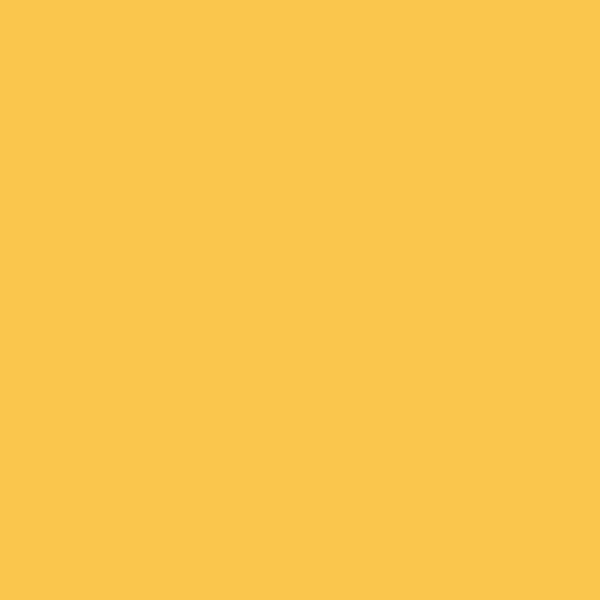
#> input picture images/blank.png, 600 x 600 px, found by its file name
$ python sigilLayouts.py
#> lines starting #> are read from the running program, lines starting #| are printed output that depends on the picture
##sigilLayouts.py Bea Shakow 2022

import os
import shelve
import numpy as np

from PIL import Image, ImageDraw, ImageFont

path = os.path.dirname(__file__)+"\\images\\"

back = Image.open(path+"blank.png")
#> back is the input picture: PIL image 600x600 RGB; mean R, G, B 250, 198, 77

draw = ImageDraw.Draw(back)

## set up the set into a list
set="abcdefghijklmnopqrstuvwxyz0123456789".upper()
list = []
for i in set:
    list.append(i)

print(len(list))

filePath="layouts.txt"
fontSize = 100
canX = 600
canY = 600
leng = fontSize
startX = leng/2
startY = leng/2+10
lineWidth = 10
layout={}


myFont = ImageFont.truetype(os.path.dirname(__file__)+"\\fonts\\aloeVera.ttf", size=fontSize)
# [45 lines of commented-out code are left out]


count = 0
for y in range(int(canY/leng)):
    for x in range(int(canX/leng)):
        if (count >= len(set)):
            break
        pos = (int(x*leng+startX), int(y*leng+startY))
        draw.text(pos, list[count], fill=(255, 0, 0), anchor="mm", font=myFont)
        layout[list[count]] = pos
        count +=1
#> after the loop, count = 36; layout = 36 items

# [13 lines of commented-out code are left out]


print(layout)
#> (printed output is left out)
back.show()
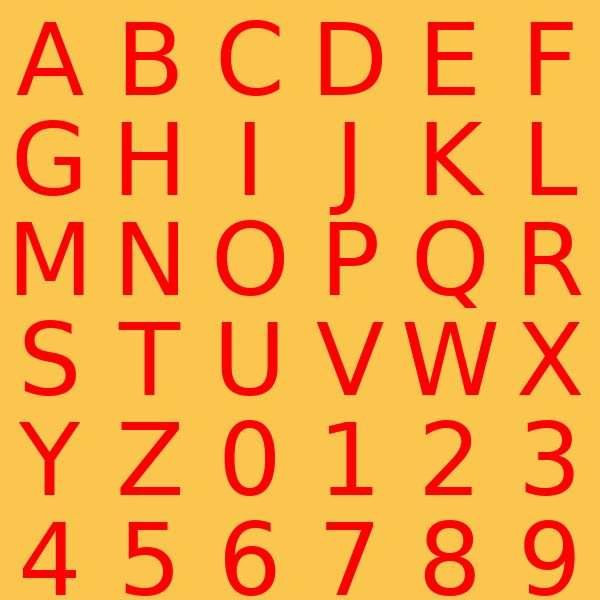
#> shown: PIL image 600x600 RGB; mean R, G, B 250.8, 167, 65
# back.save(path+"rectLayout.png")
